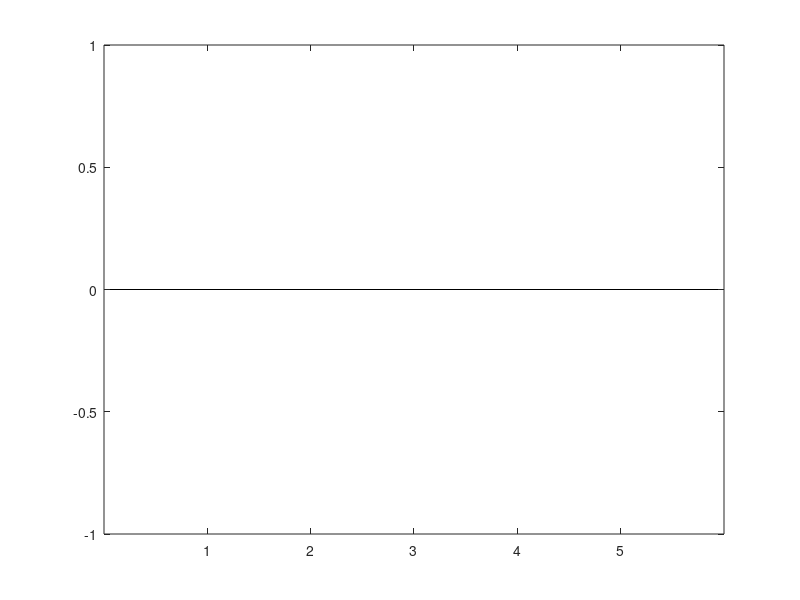

MATLAB code for this plot: (Note: this script raises an error after producing the figure.)
clear;clc

% Initial setup

data_path = '/media/rka/Sudipta_2/Treated';
% data_path = '/media/rka/Sudipta_2/Control';

animal_counter = 1;
all_animals_struct = struct();

% 1. Iterate through each directory in data path
dir_info = dir(data_path);
dir_info = dir_info([dir_info.isdir] & ~strcmp({dir_info.name},'.') & ~strcmp({dir_info.name},'..'));

for folder = 1:length(dir_info)
    disp(['Folder num ' num2str(folder) ' out of ' num2str(length(dir_info))])
    current_dir = fullfile(data_path, dir_info(folder).name);

    % 2. Each directory represents an animal. Find the excel file that doesn't end with "_DL".
    excel_files = dir(fullfile(current_dir, '*.xlsx'));
    target_file = '';
    for i = 1:length(excel_files)
        if ~endsWith(excel_files(i).name, '_DL.xlsx')
            target_file = excel_files(i).name;
            break;
        end
    end

    if isempty(target_file)
        continue;  % move to next directory if no valid excel file is found
    end

    % Read the excel file, and get last but 2nd column. -- Excel worksheet could not be activated
    % [~,~,data] = xlsread(fullfile(current_dir, target_file));
    % syllables_column = data(2:end, end-2);

    data = readtable(fullfile(current_dir, target_file));
    rowsToRemove = data{:, 5} < 30/1000;  % less than 30 ms
    data(rowsToRemove, :) = [];

    syllables_column = data{:, end-2};
    is_harmonic_column = data{:, end-1};


    for syl_index = 1:length(syllables_column)
        if is_harmonic_column(syl_index) == 1
            syllables_column{syl_index} = 'harmonic';
        end
    end



    % 4. Now in struct make a row with field name as syllable type and value as number of such syllables in animal
    unique_syllables = unique(syllables_column);
    for i = 1:length(unique_syllables)
        syllable = unique_syllables{i};
        field_name = matlab.lang.makeValidName(syllable);  % Convert to a valid field name
        all_animals_struct(animal_counter).(field_name) = sum(strcmp(syllables_column, syllable));
    end

    % 5. increment the counter.
    animal_counter = animal_counter + 1;
end



% Make a new struct of the same rows and fields
fields = fieldnames(all_animals_struct);
fraction_animals_struct = struct();
for i = 1:length(all_animals_struct)
    for j = 1:length(fields)
        fraction_animals_struct(i).(fields{j}) = 0;
    end
end

for i = 1:length(all_animals_struct)
    animal_fields = fieldnames(all_animals_struct(i));
    for j = 1:length(animal_fields)
        if ~isempty(all_animals_struct(i).(animal_fields{j}))
            fraction_animals_struct(i).(animal_fields{j}) = all_animals_struct(i).(animal_fields{j});
        end
    end
end


% change mapping
new_all_animals_struct = struct('single', {}, 'noise', {}, 'jump', {}, 'harmonic', {}, 'other', {});

map_11_to_5 = containers.Map;
map_11_to_5('down_fm') = 'single';
map_11_to_5('flat') = 'single';
map_11_to_5('noise_dist') = 'noise';
map_11_to_5('short') = 'noise';
map_11_to_5('step_down') = 'jump';
map_11_to_5('step_up') = 'jump';
map_11_to_5('up_fm') = 'single';
map_11_to_5('mult_steps') = 'other';
map_11_to_5('two_steps') = 'other';
map_11_to_5('chevron') = 'single';
map_11_to_5('rev_chevron') = 'single';
map_11_to_5('complex') = 'single';
map_11_to_5('harmonic') = 'harmonic';


% {'single'  }
% {'noise'   }
% {'jump'    }
% {'harmonic'}
% {'other'   }
% Get number of animals
numAnimals = length(all_animals_struct);

% Initialize the new_all_animals_struct with zeros for each category for each animal
for i = 1:numAnimals
    new_all_animals_struct(i).single = 0;
    new_all_animals_struct(i).noise = 0;
    new_all_animals_struct(i).jump = 0;
    new_all_animals_struct(i).harmonic = 0;
    new_all_animals_struct(i).other = 0;
end

% Map and sum the syllables from all_animals_struct to new_all_animals_struct
for i = 1:numAnimals
    % Get fields (syllables) present for the current animal
    currentFields = fieldnames(fraction_animals_struct(i));
    
    % Iterate over each field (syllable)
    for j = 1:length(currentFields)
        currentField = currentFields{j};
        
        if isKey(map_11_to_5, currentField)
            mappedField = map_11_to_5(currentField);
            % Add the count of the current syllable to the corresponding category in new_all_animals_struct
            new_all_animals_struct(i).(mappedField) = new_all_animals_struct(i).(mappedField) + fraction_animals_struct(i).(currentField);
        end
    end
end


% =========== CHANING NAME -========
fraction_animals_struct = new_all_animals_struct;
fields = fieldnames(fraction_animals_struct);

% In each row, calculate the fraction of each syllable
for i = 1:length(fraction_animals_struct)
    total_syllables = sum(cell2mat(struct2cell(fraction_animals_struct(i))));
    for j = 1:length(fields)
        fraction_animals_struct(i).(fields{j}) = fraction_animals_struct(i).(fields{j}) / total_syllables;
    end
end


all_fractions = cell(length(fields),1);
for i = 1:length(fraction_animals_struct)
    for j = 1:length(fields)
        all_fractions{j,1} = [all_fractions{j,1} fraction_animals_struct(i).(fields{j})];
    end
end

avg_fraction = cellfun(@mean, all_fractions);
std_error = cellfun(@std, all_fractions) / sqrt(length(fraction_animals_struct));





figure;
bar(avg_fraction);
hold on;
errorbar(1:length(fields), avg_fraction, std_error, 'k.', 'linewidth', 2);
hold off;
set(gca, 'XTick', 1:length(fields), 'XTickLabel', fields, 'XTickLabelRotation', 45);
ylabel('Average Fraction');
title(['Average Fraction of Each Syllable Across Animals - ' data_path]);

if contains(data_path, 'Control')
    control_frac_syllables = fraction_animals_struct;
    save('control_frac_syllables', 'control_frac_syllables')
else
    treated_frac_syllables = fraction_animals_struct;
    save('treated_frac_syllables', 'treated_frac_syllables')
end